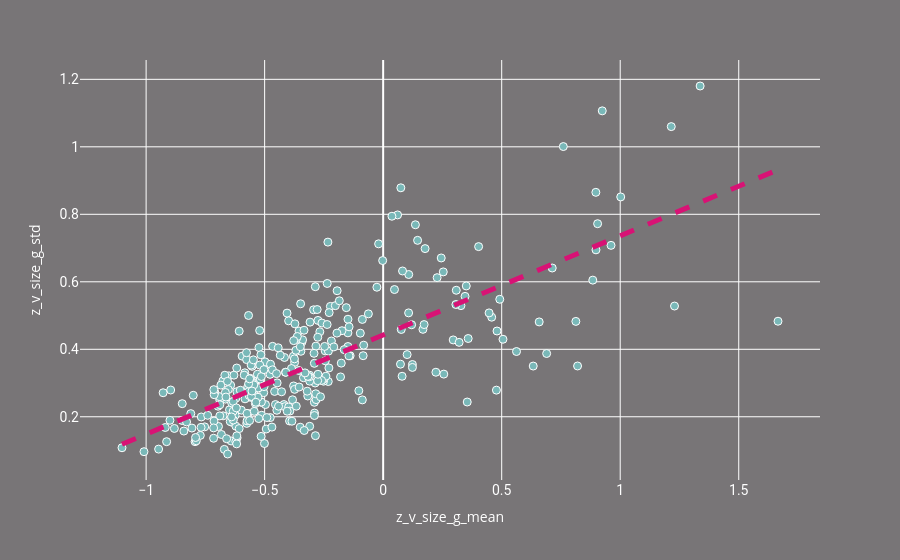

Notebook cell for this chart:
### Markdown cell above
This plot represents how the variance in face size within a film contrasts with how consistently the face size varies *between* movies. Ingmar Bergman, located in the top right corner, not only varies his face sizes within a film, but between his films.

### Code cell
x = "z_v_size_g_mean"   # How much do face sizes vary within a movie
y = "z_v_size_g_std"    # How much does a director vary his/her shot scale from one film to the next
plot_directors(g, x, y, hover_data=["name"])

### Figure 1 — Plotly figure (JSON) as saved in the notebook; plotly's stock layout.template omitted (floating-point values rounded to 4 significant figures; data arrays with more than 128 entries replaced by an {"elided": "..."} marker saying what was removed)
{"data": [{"customdata": {"elided": "317x1 str values"}, "hovertemplate": "z_v_size_g_mean=%{x}<br>z_v_size_g_std=%{y}<br>name=%{customdata[0]}<extra></extra>", "legendgroup": "", "marker": {"color": "#79b8b8", "line": {"color": "white", "width": 1}, "size": 8, "symbol": "circle"}, "mode": "markers", "name": "", "orientation": "v", "showlegend": false, "type": "scatter", "x": {"elided": "317 float values"}, "xaxis": "x", "y": {"elided": "317 float values"}, "yaxis": "y"}, {"hovertemplate": "<b>OLS trendline</b><br>z_v_size_g_std = 0.293952 * z_v_size_g_mean + 0.44236<br>R<sup>2</sup>=0.547236<br><br>z_v_size_g_mean=%{x}<br>z_v_size_g_std=%{y} <b>(trend)</b><extra></extra>", "legendgroup": "", "line": {"color": "#d81275", "dash": "dash", "width": 5}, "marker": {"color": "#79b8b8", "line": {"color": "white", "width": 1}, "size": 8, "symbol": "circle"}, "mode": "lines", "name": "Trend", "showlegend": false, "type": "scatter", "x": {"elided": "317 float values"}, "xaxis": "x", "y": {"elided": "317 float values"}, "yaxis": "y"}], "layout": {"font": {"color": "white"}, "legend": {"tracegroupgap": 0}, "margin": {"t": 60}, "paper_bgcolor": "#787577", "plot_bgcolor": "rgba(61, 61, 61, 0)", "title": {"font": {"color": "white", "family": "Raleway", "size": 22}, "text": "", "x": 0.5, "xanchor": "center", "y": 0.9, "yanchor": "top"}, "xaxis": {"anchor": "y", "domain": [0, 1], "tickfont": {"color": "white", "family": "Roboto", "size": 14}, "title": {"text": "z_v_size_g_mean"}}, "yaxis": {"anchor": "x", "domain": [0, 1], "layer": "below traces", "tickfont": {"color": "white", "family": "Roboto", "size": 14}, "title": {"text": "z_v_size_g_std"}}}}
